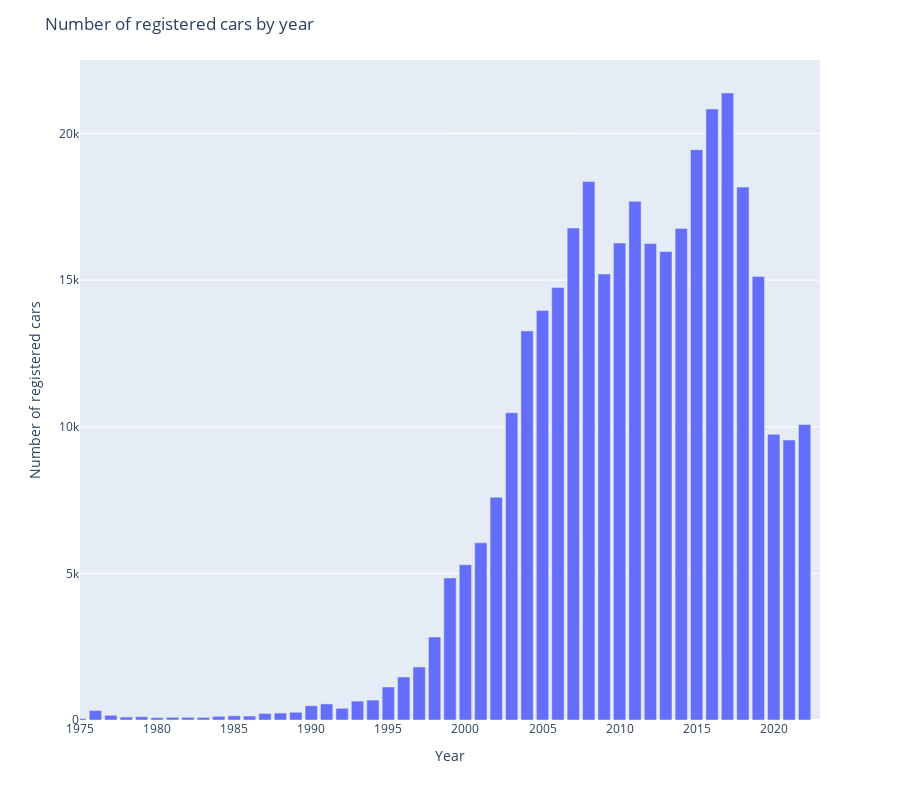

The code cell stored with this chart in its notebook:
### Markdown cell above
### Porazdelitev registriranih avtov po letih

### Code cell
import plotly.express as px

years = list([x.year for x in cars['B-Datum prve registracije vozila']])
years = filter(lambda x: x >= 1975, years)
years = dict(sorted(collections.Counter(years).items(), reverse=True))

fig = px.bar(x=list(years.keys()), y=list(years.values()))
fig.update_layout(
    xaxis_title='Year',
    yaxis_title='Number of registered cars',
    title='Number of registered cars by year',
    xaxis=dict(range=[1975, 2023])
)
fig.update_layout(dict( height=800))

pyo.iplot(fig)

### Figure 1 — Plotly figure (JSON) as saved in the notebook; plotly's stock layout.template omitted (floating-point values rounded to 4 significant figures)
{"data": [{"alignmentgroup": "True", "hovertemplate": "x=%{x}<br>y=%{y}<extra></extra>", "legendgroup": "", "marker": {"color": "#636efa", "pattern": {"shape": ""}}, "name": "", "offsetgroup": "", "orientation": "v", "showlegend": false, "textposition": "auto", "type": "bar", "x": [2022, 2021, 2020, 2019, 2018, 2017, 2016, 2015, 2014, 2013, 2012, 2011, 2010, 2009, 2008, 2007, 2006, 2005, 2004, 2003, 2002, 2001, 2000, 1999, 1998, 1997, 1996, 1995, 1994, 1993, 1992, 1991, 1990, 1989, 1988, 1987, 1986, 1985, 1984, 1983, 1982, 1981, 1980, 1979, 1978, 1977, 1976, 1975], "xaxis": "x", "y": [10077, 9548, 9741, 15128, 18174, 21382, 20838, 19448, 16762, 15979, 16246, 17690, 16265, 15207, 18360, 16776, 14748, 13966, 13269, 10480, 7597, 6044, 5295, 4844, 2830, 1809, 1467, 1125, 680, 644, 399, 549, 487, 263, 237, 223, 136, 142, 124, 88, 92, 92, 79, 113, 101, 160, 322, 51], "yaxis": "y"}], "layout": {"barmode": "relative", "height": 800, "legend": {"tracegroupgap": 0}, "margin": {"t": 60}, "title": {"text": "Number of registered cars by year"}, "xaxis": {"anchor": "y", "domain": [0, 1], "range": [1975, 2023], "title": {"text": "Year"}}, "yaxis": {"anchor": "x", "domain": [0, 1], "title": {"text": "Number of registered cars"}}}}
